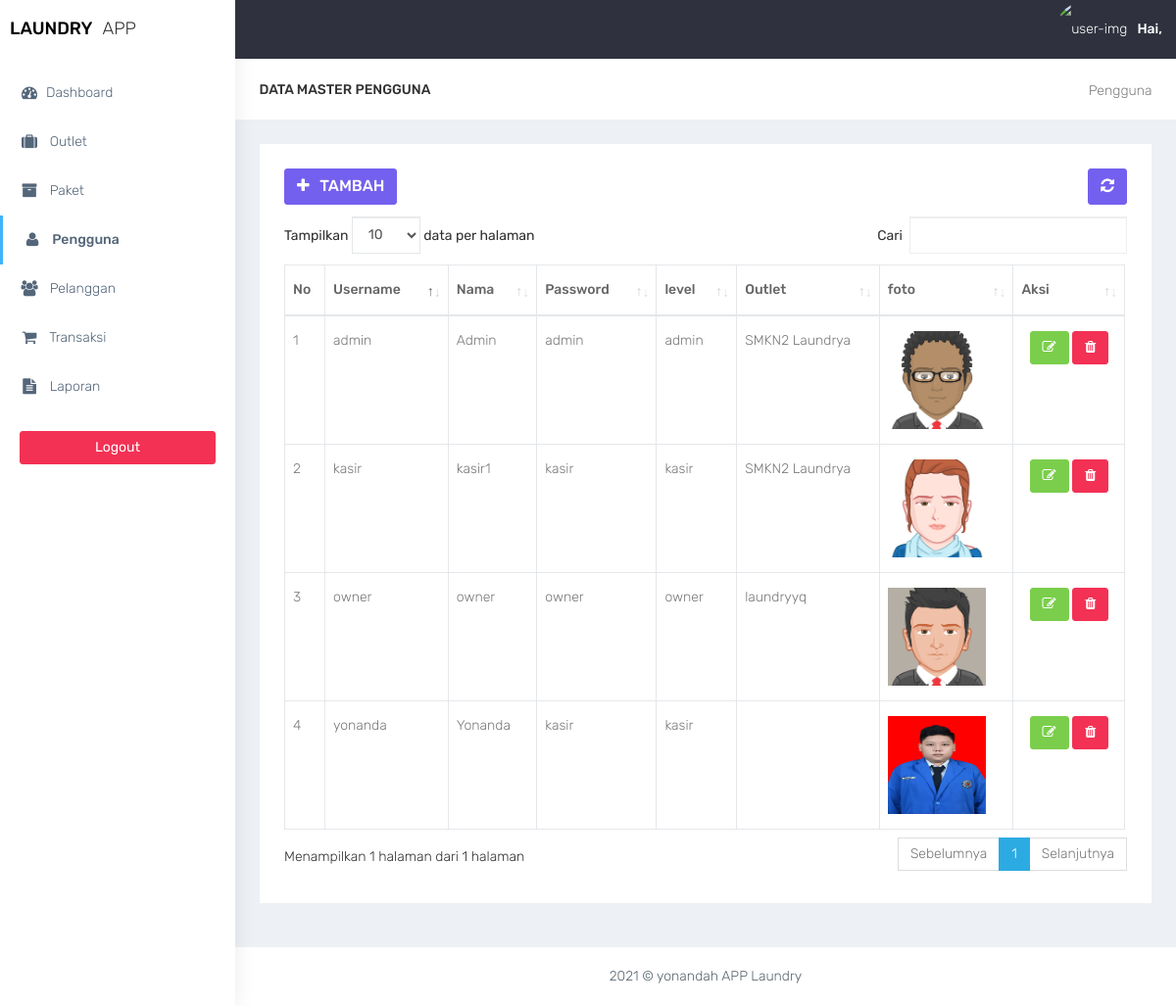
The page /pengguna.php on the database its author committed.
### tables this page shows
CREATE TABLE `tb_user` (
  `id` int(11) NOT NULL,
  `username` varchar(100) NOT NULL,
  `nama_user` varchar(255) NOT NULL,
  `password` varchar(100) NOT NULL,
  `id_outlet` varchar(20) NOT NULL,
  `level` varchar(30) NOT NULL,
  `foto` varchar(255) NOT NULL
);

### pengguna.php (the view, shortened to what this page needs)
<?php
$title = 'pengguna';
require 'koneksi.php';
require 'layout_header.php';
?>
<div class="container-fluid">
    <div class="row bg-title">
        <div class="col-lg-3 col-md-4 col-sm-4 col-xs-12">
            <h4 class="page-title">Data Master Pengguna</h4>
        </div>
        <div class="col-lg-9 col-sm-8 col-md-8 col-xs-12">
            <ol class="breadcrumb">
                <li><a href="#">Pengguna</a></li>
            </ol>
        </div>
    </div>
    <div class="row">
        <div class="col-md-12 col-lg-12 col-sm-12 col-xs-12">
            <div class="white-box">
                <div class="row">
                    <div class="col-md-6">
                        <a href="pengguna_tambah.php" class="btn btn-primary box-title"><i class="fa fa-plus fa-fw"></i> Tambah</a>
                    </div>
                    <div class="col-md-6 text-right">
                        <button id="btn-refresh" class="btn btn-primary box-title text-right" title="Refresh Data"><i class="fa fa-refresh" id="ic-refresh"></i></button>
                    </div>
                </div>
                <div class="table-responsive">
                    <table class="table table-bordered thead-dark" id="table">
                        <thead class="thead-dark">
                            <tr>
                                <th>No</th>
                                <th>Username</th>
                                <th>Nama</th>
                                <th>Password</th>
                                <th>level</th>
                                <th>Outlet</th>
                                <th>foto</th>
                                <th>Aksi</th>
                            </tr>
                        </thead>
                        <tbody>
                            <?php
                            $no = 1;
                            $query = "select * from tb_user ";
                            $sql_rm = mysqli_query($koneksi, $query) or die(mysqli_error($koneksi));
                            while ($data = mysqli_fetch_array($sql_rm)) {
                            ?>
                                <tr>
                                    <td><?php echo $no++; ?></td>
                                    <td><?php echo $data['username'] ?></td>
                                    <td><?php echo $data['nama_user'] ?></td>
                                    <td><?php echo $data['password'] ?></td>
                                    <td><?php echo $data['level'] ?></td>
                                    <td><?php echo $data['id_outlet'] ?></td>
                                    <td><img src="images/<?php echo $data['foto'] ?>" width="100" height="100" class="user-image" alt="User Image"></td>
                                    <td align="center">
                                        <a href="pengguna_edit.php?id=<?= $data['id']; ?>" data-toggle="tooltip" data-placement="bottom" title="Edit" class="btn btn-success"><i class="fa fa-edit"></i></a>
                                        <a href="pengguna_hapus.php?id=<?= $data['id']; ?>" onclick="return confirm('Yakin hapus data ? ');" data-toggle="tooltip" data-placement="bottom" title="Hapus" class="btn btn-danger"><i class="fa fa-trash"></i></a>
                                    </td>
                                </tr>
                            <?php } ?>
                        </tbody>
                    </table>
                </div>
            </div>
        </div>
    </div>
</div>
<?php
require 'layout_footer.php';

### layout_header.php (shortened to what this page needs)
<!DOCTYPE html>
<html lang="en">
<head>
    <link href="assets/bootstrap/dist/css/bootstrap.min.css" rel="stylesheet">
    <link href="assets/plugins/bower_components/sidebar-nav/dist/sidebar-nav.min.css" rel="stylesheet">
    <link href="assets/plugins/bower_components/toast-master/css/jquery.toast.css" rel="stylesheet">
    <link href="assets/plugins/bower_components/morrisjs/morris.css" rel="stylesheet">
    <link href="assets/plugins/bower_components/chartist-js/dist/chartist.min.css" rel="stylesheet">
    <link href="assets/plugins/bower_components/chartist-plugin-tooltip-master/dist/chartist-plugin-tooltip.css" rel="stylesheet">
    <link href="assets/css/animate.css" rel="stylesheet">
    <link href="assets/css/style.css" rel="stylesheet">
    <link href="assets/css/colors/default.css" id="theme" rel="stylesheet">
    <link rel="stylesheet" type="text/css" href="assets/DataTables/datatables.min.css" />
    <link rel="stylesheet" href="plugins/select2/select2.min.css">
    <link href="assets/sweetalert2/dist/sweetalert2.min.css" rel="stylesheet">
</head>
<body class="fix-header">
    <div id="wrapper">
        <nav class="navbar navbar-default navbar-static-top m-b-0">
            <div class="navbar-header">
                <div class="top-left-part">
                    <a class="logo" href="index.php">
                        <b style="color:black">
                            LAUNDRY
                        </b>
                        <span class="hidden-xs text-dark">
                            APP
                        </span>
                    </a>
                </div>
                <ul class="nav navbar-top-links navbar-right pull-right">
                    <?php
                    include "koneksi2.php";
                    $sql_user = $conn->query("select * from tb_user where id='$user'");
                    $data_user = $sql_user->fetch_assoc();
                    $nama = $data_user['nama_user'];
                    ?>
                    <li>
                        <a class="profile-pic" href="#"> <img src="images/<?php echo $data_user['foto'] ?>" alt="user-img" width="36" class="img-circle"><b class="hidden-xs">Hai, <?php echo $nama; ?></b></a>
                    </li>
                </ul>
            </div>
        </nav>
        <div class="navbar-default sidebar" role="navigation">
            <div class="sidebar-nav slimscrollsidebar">
                <div class="sidebar-head">
                    <h3><span class="fa-fw open-close"><i class="ti-close ti-menu"></i></span> <span class="hide-menu">Navigation</span></h3>
                </div>
                <ul class="nav" id="side-menu">
                    <li style="padding: 70px 0 0;">
                        <a href="dashboard.php" class="waves-effect <?php if ($title == 'dashboard') {
                                                                        echo 'active';
                                                                    } ?>"><i class="fa fa-tachometer fa-fw" aria-hidden="true"></i>Dashboard</a>
                    </li>
                    <li>
                        <a href="outlet.php" class="waves-effect <?php if ($title == 'outlet') {
                                                                        echo 'active';
                                                                    } ?>"><i class="fa fa-suitcase fa-fw" aria-hidden="true"></i> Outlet</a>
                    </li>
                    <li>
                        <a href="paket.php" class="waves-effect <?php if ($title == 'paket') {
                                                                    echo 'active';
                                                                } ?>"><i class="fa fa-archive fa-fw" aria-hidden="true"></i> Paket</a>
                    </li>
                    <li>
                        <a href="pengguna.php" class="waves-effect <?php if ($title == 'pengguna') {
                                                                        echo 'active';
                                                                    } ?>"><i class="fa fa-user fa-fw" aria-hidden="true"></i> Pengguna</a>
                    </li>
                    <li>
                        <a href="pelanggan.php" class="waves-effect <?php if ($title == 'pelanggan') {
                                                                        echo 'active';
                                                                    } ?>"><i class="fa fa-users fa-fw" aria-hidden="true"></i> Pelanggan</a>
                    </li>
                    <li>
                        <a href="transaksi.php" class="waves-effect <?php if ($title == 'transaksi') {
                                                                        echo 'active';
                                                                    } ?>"><i class="fa fa-shopping-cart fa-fw" aria-hidden="true"></i> Transaksi</a>
                    </li>
                    <li>
                        <a href="laporan.php" class="waves-effect <?php if ($title == 'laporan') {
                                                                        echo 'active';
                                                                    } ?>"><i class="fa fa-file-text fa-fw" aria-hidden="true"></i> Laporan</a>
                    </li>
                </ul>
                <div class="center p-20">
                    <a href="logout.php" class="btn btn-danger btn-block waves-effect waves-light">Logout</a>
                </div>
            </div>
        </div>
        <div id="page-wrapper">

### layout_footer.php (shortened to what this page needs)
<footer class="footer text-center"> 2021 &copy; yonandah APP Laundry</footer>
</div>
</div>
</body>
</html>

### assets/css/colors/default.css (style rules this page uses)
body { background: #fff; }
.top-left-part { background: #fff; }
.navbar-header { background: #2f323e; }
.navbar-top-links > li > a { color: #ffffff; }
.sidebar .sidebar-head { background: #ffffff; }
.sidebar .sidebar-head h3 { color: #686868; }
.sidebar { background: #fff; box-shadow: 1px 0px 20px rgba(0, 0, 0, 0.08); }
#side-menu li a { color: #54667a; }
#side-menu li a { color: #54667a; border-left: 0px solid #fff; }
#side-menu > li > a { border-left: 3px solid transperant; }
#side-menu > li > a.active { background: transperant; color: #54667a; border-left: 3px solid #41b3f9; font-weight: 500; }

### rows shown on the page
tb_user: username "admin", nama_user "Admin", password "admin", level "admin", id_outlet "SMKN2 Laundrya", foto (placeholder picture)
tb_user: username "kasir", nama_user "kasir1", password "kasir", level "kasir", id_outlet "SMKN2 Laundrya", foto (picture)
tb_user: username "owner", nama_user "owner", password "owner", level "owner", id_outlet "laundryyq", foto (picture)
tb_user: username "yonanda", nama_user "Yonanda", password "kasir", level "kasir", foto (picture)
